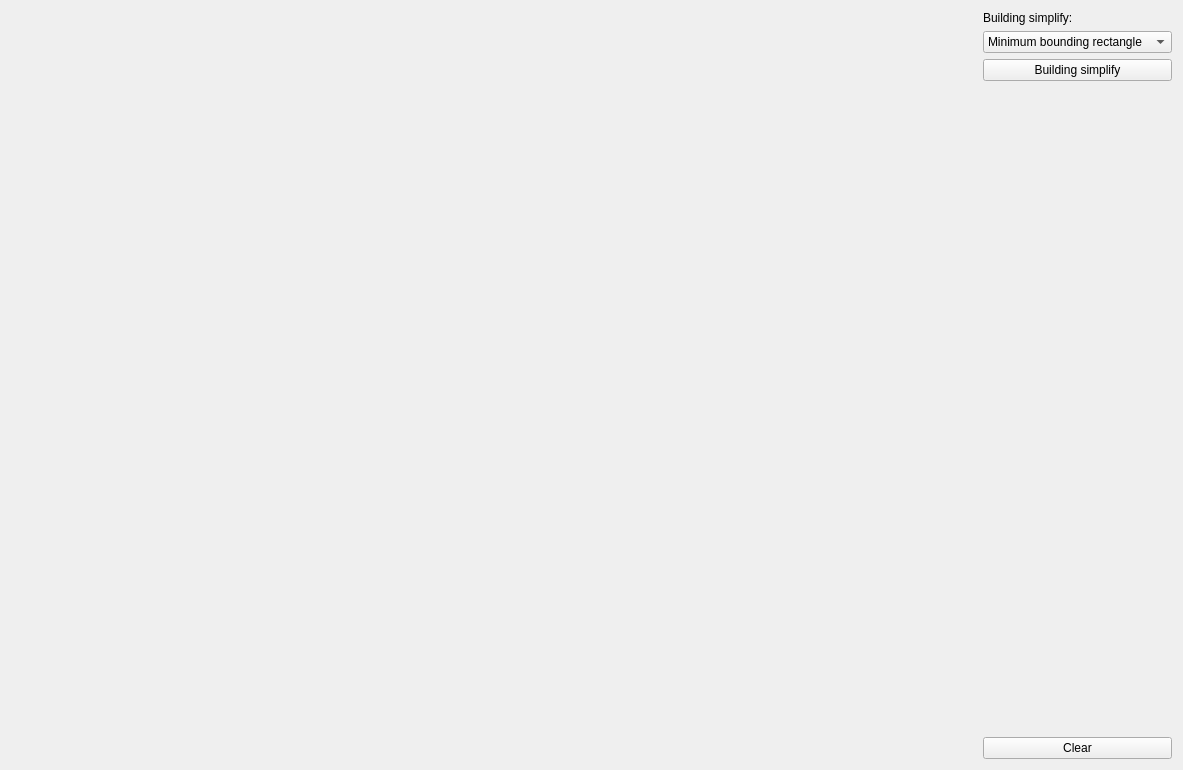
<?xml version="1.0" encoding="UTF-8"?>
<ui version="4.0">
 <class>Widget</class>
 <widget class="QWidget" name="Widget">
  <property name="geometry">
   <rect>
    <x>0</x>
    <y>0</y>
    <width>1183</width>
    <height>770</height>
   </rect>
  </property>
  <property name="sizePolicy">
   <sizepolicy hsizetype="Preferred" vsizetype="Preferred">
    <horstretch>1</horstretch>
    <verstretch>1</verstretch>
   </sizepolicy>
  </property>
  <property name="windowTitle">
   <string>Building simplify</string>
  </property>
  <layout class="QHBoxLayout" name="horizontalLayout">
   <item>
    <widget class="Draw" name="Canvas" native="true">
     <property name="sizePolicy">
      <sizepolicy hsizetype="Preferred" vsizetype="Preferred">
       <horstretch>1</horstretch>
       <verstretch>1</verstretch>
      </sizepolicy>
     </property>
    </widget>
   </item>
   <item>
    <layout class="QVBoxLayout" name="verticalLayout">
     <item>
      <widget class="QLabel" name="label">
       <property name="text">
        <string>Building simplify:</string>
       </property>
      </widget>
     </item>
     <item>
      <widget class="QComboBox" name="comboBox">
       <item>
        <property name="text">
         <string>Minimum bounding rectangle</string>
        </property>
       </item>
       <item>
        <property name="text">
         <string>Wall average</string>
        </property>
       </item>
      </widget>
     </item>
     <item>
      <widget class="QPushButton" name="pushButton">
       <property name="text">
        <string>Building simplify</string>
       </property>
      </widget>
     </item>
     <item>
      <spacer name="verticalSpacer">
       <property name="orientation">
        <enum>Qt::Vertical</enum>
       </property>
       <property name="sizeHint" stdset="0">
        <size>
         <width>20</width>
         <height>40</height>
        </size>
       </property>
      </spacer>
     </item>
     <item>
      <widget class="QPushButton" name="pushButton_2">
       <property name="text">
        <string>Clear</string>
       </property>
      </widget>
     </item>
    </layout>
   </item>
  </layout>
 </widget>
 <customwidgets>
  <customwidget>
   <class>Draw</class>
   <extends>QWidget</extends>
   <header location="global">draw.h</header>
   <container>1</container>
  </customwidget>
 </customwidgets>
 <resources/>
 <connections/>
</ui>
